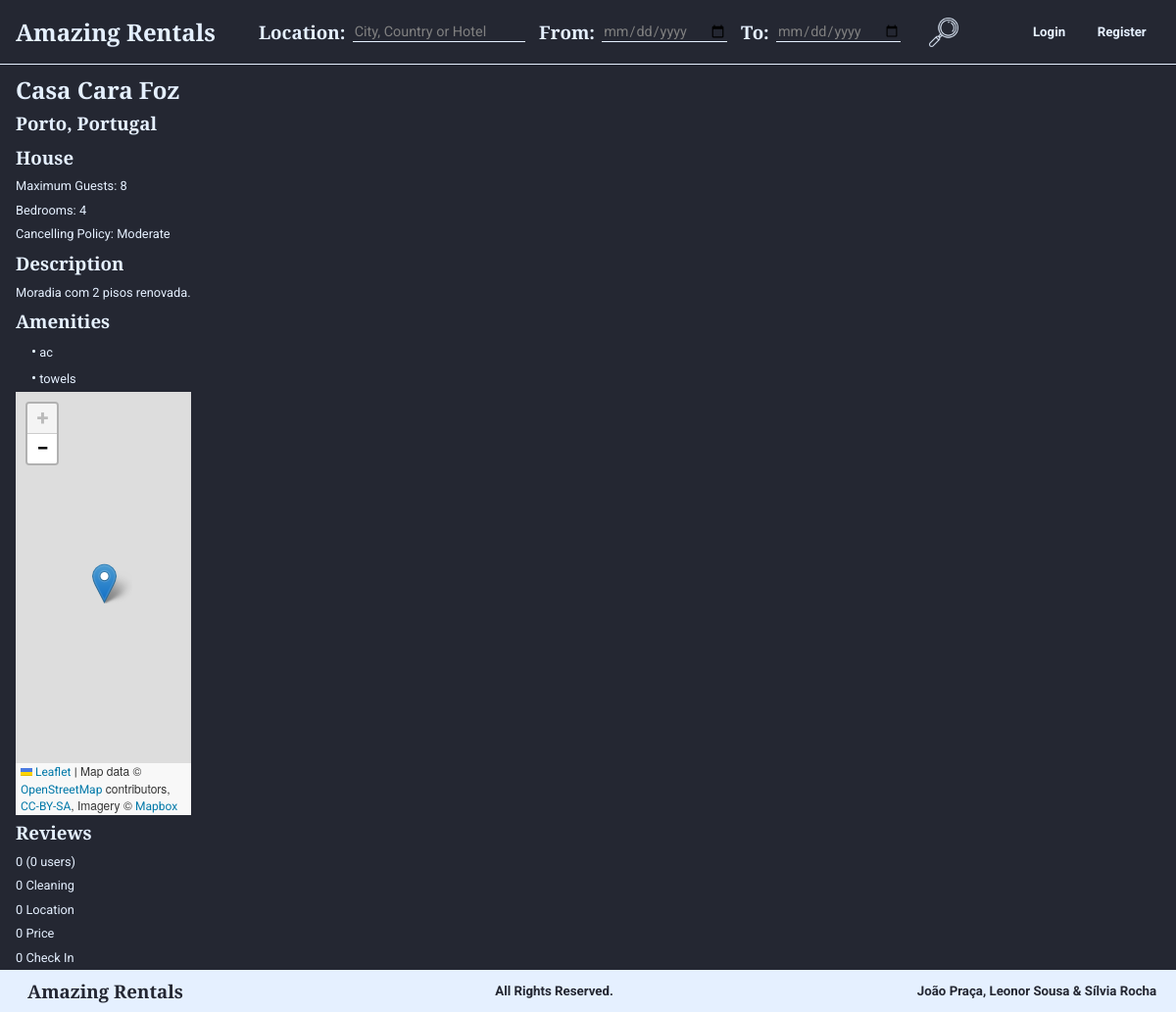
/viewProperty.php?id=2, run on the app's committed database.
### tables this page shows
CREATE TABLE Habitacao (
    idHabitacao INTEGER PRIMARY KEY,
    nome        TEXT,
    numQuartos  INTEGER CHECK (numQuartos > 0), 
    maxHospedes INTEGER CHECK (maxHospedes > 0),  
    precoNoite  REAL    CHECK (precoNoite > 0), 
    taxaLimpeza REAL CHECK (taxaLimpeza >= 0), 
    descricao   TEXT,
    latitude    REAL    CHECK(latitude>=-90 and latitude<=90),
    longitude   REAL    CHECK(longitude>=-180 and longitude<=180),
    morada      TEXT,
    idCidade    INTEGER REFERENCES Cidade(idCidade) ON DELETE RESTRICT ON UPDATE RESTRICT, 
    idUtilizador INTEGER REFERENCES Utilizador(idUtilizador) ON DELETE CASCADE ON UPDATE CASCADE,
    idTipo      INTEGER REFERENCES TipoDeHabitacao (idTipo) ON DELETE SET NULL ON UPDATE CASCADE, 
    idPolitica  INTEGER REFERENCES PoliticaDeCancelamento (idPolitica) ON DELETE RESTRICT ON UPDATE CASCADE
);

CREATE TABLE Cidade (
    idCidade    INTEGER PRIMARY KEY,
    nome        VARCHAR(15) NOT NULL, 
    idPais      INTEGER REFERENCES Pais(idPais),
    UNIQUE(nome, idPais)
);

CREATE TABLE Pais (
    idPais      INTEGER PRIMARY KEY,
    nome        VARCHAR(15) UNIQUE NOT NULL 
);

CREATE TABLE TipoDeHabitacao (
    idTipo  INTEGER PRIMARY KEY,
    nome    VARCHAR(30) UNIQUE NOT NULL
);

CREATE TABLE PoliticaDeCancelamento (
    idPolitica              INTEGER PRIMARY KEY,
    nome                    VARCHAR(25) UNIQUE NOT NULL, 
    descricao               VARCHAR(500) NOT NULL, 
    percentagemReembolso    INTEGER CHECK (percentagemReembolso >= 0 AND percentagemReembolso <= 1)
);

CREATE TABLE Comodidade (
    idComodidade    INTEGER PRIMARY KEY,
    nome            VARCHAR(15) UNIQUE NOT NULL
);

### viewProperty.php (called while the page is built, shortened)
<?php
    include('templates/common/header.php');
    include_once('database/connection.php');
    include_once('database/habitations.php');
    $habitation = getHabitationById($_GET['id']);
    include('templates/properties/viewProperty.php');
    include('templates/common/footer.php');
?>

### database/habitations.php (called while the page is built, shortened)
<?php
function getHabitationById($id){
    global $db;
    $stmt = $db->prepare('SELECT * FROM Habitacao WHERE idHabitacao=?');
    $stmt->execute(array($id));
    return $stmt->fetch();
}
function getNameType($id){
    global $db;
    $stmt = $db->prepare('SELECT nome FROM TipoDeHabitacao WHERE idTipo=?');
    $stmt->execute(array($id));
    return $stmt->fetch();
}
function getPolicy($id){
    global $db;
    $stmt = $db->prepare('SELECT * FROM PoliticaDeCancelamento WHERE idPolitica=?');
    $stmt->execute(array($id));
    return $stmt->fetch();
}
function getNameCity($id){
    global $db;
    $stmt = $db->prepare('SELECT nome FROM Cidade WHERE idCidade=?');
    $stmt->execute(array($id));
    return $stmt->fetch()['nome'];
}
function getNameCountry($idCity){
    global $db;
    $stmt = $db->prepare('SELECT Pais.nome as nome FROM Cidade JOIN Pais USING (idPais) WHERE idCidade=?');
    $stmt->execute(array($idCity));
    return $stmt->fetch()['nome'];
}
function getAmenities($idHabitacao){
    global $db;
    $stmt = $db->prepare('SELECT nome FROM Comodidade JOIN Dispoe USING (idComodidade) WHERE idHabitacao=?');
    $stmt->execute(array($idHabitacao));
    return $stmt->fetchAll();
}
?>

### templates/properties/viewProperty.php (the view, shortened to what this page needs)
<section id="property">
    <header>
        <h1><?=$habitation['nome']?></h1>
        <h3><?= getNameCity($habitation['idCidade'])?>, <?= getNameCountry($habitation['idCidade'])?> </h3>
    </header>
    <section id="property_data">
        <h3><?=getNameType($habitation['idTipo'])['nome'] ?></h3>
        <p>Maximum Guests: <?=$habitation['maxHospedes']?></p>
        <p>Bedrooms: <?=$habitation['numQuartos']?></p>
        <p>Cancelling Policy: <?=getPolicy($habitation['idPolitica'])['nome']?></p>
        <h3>Description</h3>
        <p><?=$habitation['descricao']?></p>
        <h3>Amenities</h3>
        <?php
        $amenities=getAmenities($habitation['idHabitacao']);
        foreach ($amenities as $value) { ?>
            <p id="amenity">   <?=$value['nome']?></p>
        <?php } ?>
        <?php
                include('templates/properties/map.php'); ?>
        <h3>Reviews</h3>
        <?php
            $cleaning=0;
            $location=0;
            $value=0;
            $check_in=0;
            $rating=0;
            $n=0;
        ?>
        <p class="rating"><?=$rating?> (<?=$n?> users)</p>
        <p class="star"> <?=$cleaning?> Cleaning</p>
        <p class="star"> <?=$location?> Location</p>
        <p class="star"> <?=$value?> Price</p>
        <p class="star"> <?=$check_in?> Check In</p>
    </section>
</section>

### style.css (style rules this page uses)
:root { --myDarkBlue: #242732; --myLightBlue: #E5F0FF; --titlesFont: Arvo, Courier, sans-serif; --bodyFont: Roboto, sans-serif; }
h1, h2, h3 { font-family: var(--titlesFont); margin: 0 0.5em 0 0; }
h4, h5, h6, p, span, input, label, tr, a, button { font-family: var(--bodyFont); }
p { font-size: 0.8em; }
body { background-color: var(--myDarkBlue); color: var(--myLightBlue); }
#amenity { display: block; }
#amenity::before { content: '\2022'; font-size: 1.17em; }

### layout.css (style rules this page uses)
html, body { height: 100%; }
body { display: flex; flex-direction: column; margin: 0; padding: 0; }
#property #property_data { float:left; }
#property { margin: 1em; }
.rightText h1, h3, h4, p { margin: 0; padding: 0.3rem 0 0.3rem 0; }
#star, #amenity { padding-left: 1rem; }

### data on the page
habitacao: nome "Casa Cara Foz", idCidade.nome "Porto", idCidade.nome "Portugal", idTipo.nome "House", maxHospedes "8", numQuartos "4", idPolitica.nome "Moderate", descricao "Moradia com 2 pisos renovada."
comodidade: nome "ac"
comodidade: nome "towels"

### other printed values
$rating "0"
$n "0"
$cleaning "0"
$location "0"
$value "0"
$check_in "0"
